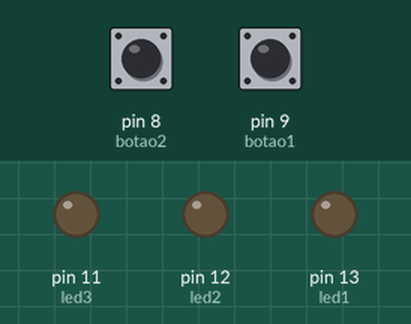
This sketch was run on a simulated Arduino Uno, built with avr-gcc and run on an emulated ATmega328P. On the bench: output pins drawn as LEDs (lit = HIGH). The test bench sets the inputs (shaded band); at power-on: pin 8 (botao2) LOW, pin 9 (botao1) LOW.

Above: at 1.2 s.
1.3 s: pin 8 (botao2) pulled HIGH for 0.15 s
At 1.37 s:
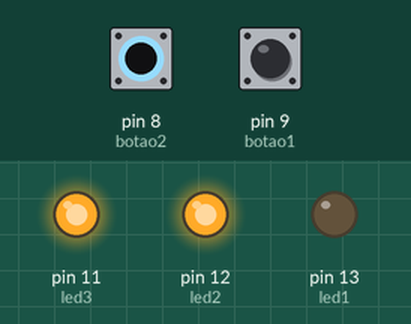
2.9 s: pin 8 (botao2) pulled HIGH for 3.2 s
At 7.2 s:
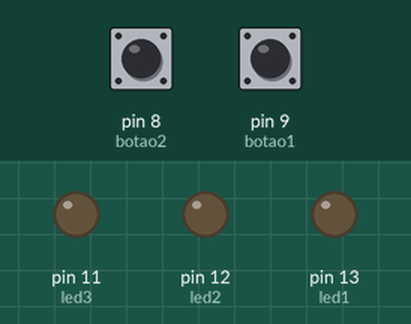
7.6 s: pin 9 (botao1) pulled HIGH for 3.2 s
At 8.3 s:
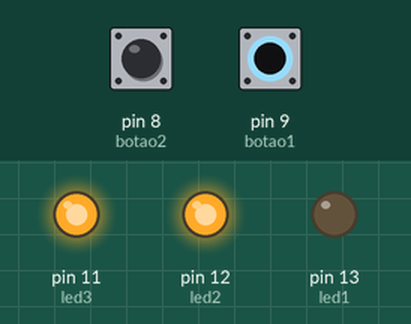
12.3 s: pin 8 (botao2) driven HIGH and pin 9 (botao1) driven HIGH
At 13.1 s:
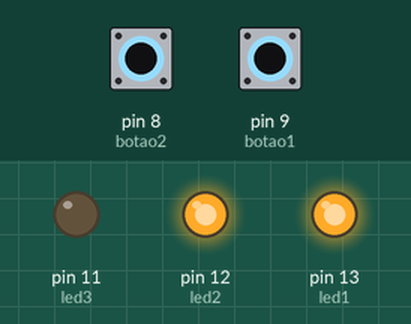
Timing chart, 0 to 14.8 s (numbered marks = the images above; inputs shaded):
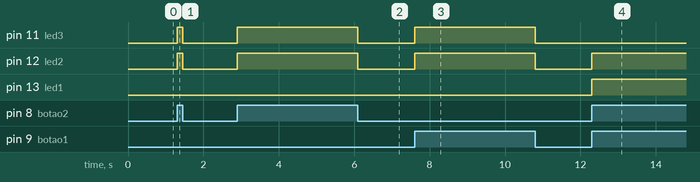

The sketch:

Acionamento_Led_Portas_L_gicas_E__OR_e_XOR.ino
```cpp
int led1 = 13;
int led2 = 12;
int led3 = 11;
int botao1 = 9;
int botao2 = 8;
int estadoBotao1 = 0;
int estadoBotao2 = 0;

void setup () {
  pinMode (led1, OUTPUT);
  pinMode (led2, OUTPUT);
  pinMode (led3, OUTPUT);
  pinMode (botao1, INPUT);
  pinMode (botao2, INPUT);
}

void loop () {
  bool a = digitalRead(botao1);
  bool b = digitalRead(botao2);

  if ((a == 1) && (b == 1)) {
    digitalWrite (led1, HIGH);
  } else {
  digitalWrite (led1, LOW);
  }

  if ((a == 1) || (b == 1)) {
    digitalWrite (led2, HIGH);
  } else {
  digitalWrite (led2, LOW);
  }

  if ((a == 1) ^ (b == 1)) {
    digitalWrite (led3, HIGH);
  } else {
  digitalWrite (led3, LOW);
  }
}
```

Measured:
- after the input at 1.3 s, pin 11 (led3), pin 12 (led2): LOW → HIGH at once, → LOW 0.15 s later
- after the input at 2.9 s, pin 11 (led3), pin 12 (led2): LOW → HIGH at once, → LOW 3.2 s later
- after the input at 7.6 s, pin 11 (led3), pin 12 (led2): LOW → HIGH at once, → LOW 3.2 s later
- after the input at 12.3 s, pin 12 (led2), pin 13 (led1): LOW → HIGH at once
